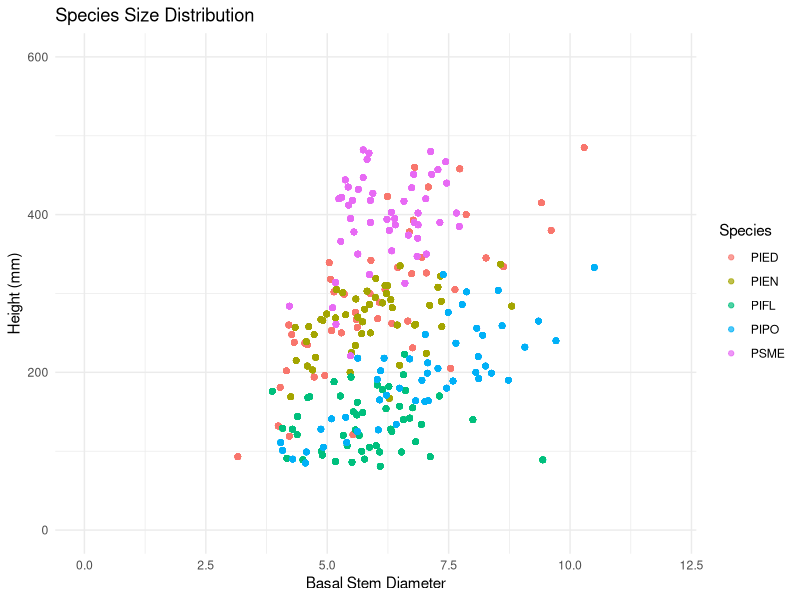

This figure's R source:
#Data viz - initial data
#Alexandra Lalor
#allielalor@email.arizona.edu
#allielalor@gmail.com
#First created: 2022-07-11
#Last updated: 2022-07-12

#load tidyverse
library(tidyverse)

#read CSVs
Phase1_Data <- read_csv("data_QAQC/Phase1_Data.csv")

#check out data
glimpse(Phase1_Data)

#convert variables
Phase1_Data$Phase <- as.factor(Phase1_Data$Phase)
Phase1_Data$Chamber <- as.factor(Phase1_Data$Chamber)
Phase1_Data$ScientificName <- as.factor(Phase1_Data$ScientificName)
Phase1_Data$CommonName <- as.factor(Phase1_Data$CommonName)
Phase1_Data$Species <- as.factor(Phase1_Data$Species)
Phase1_Data$Treatment_temp <- as.factor(Phase1_Data$Treatment_temp)
Phase1_Data$Treatment_water <- as.factor(Phase1_Data$Treatment_water)
Phase1_Data$PorometerSubset <- as.factor(Phase1_Data$PorometerSubset)
Phase1_Data$Dead <- as.factor(Phase1_Data$Dead)


################################################################################
#Graph! Initial Data
################################################################################

#size scatterplot
Phase1_Data %>% 
  group_by(Species) %>% 
  ggplot(aes(x = BasalDia_mm,
             y = Height_mm,
             color = Species)) +
  geom_point(alpha = 0.7) +
  xlim(0,12) +
  ylim(0,600) +
  xlab("Basal Stem Diameter") +
  ylab("Height (mm)") +
  labs(title = "Species Size Distribution") +
  theme_minimal()
